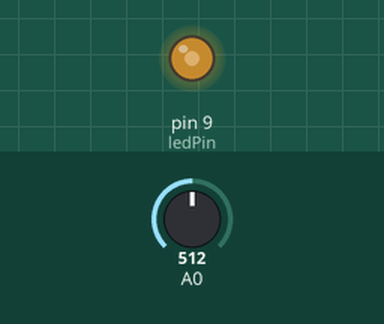
This sketch was run on a simulated Arduino Uno, built with avr-gcc and run on an emulated ATmega328P. Parts: output pins drawn as LEDs (lit = HIGH). The inputs (shaded band) are chosen by the test bench; at power-on: A0 = 512.

Above: at 1.2 s.
1.3 s: A0 set to 716
At 2.2 s:
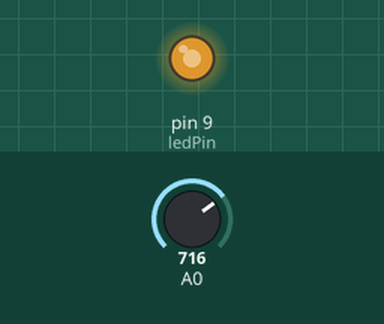
2.8 s: A0 set to 900
At 3.6 s:
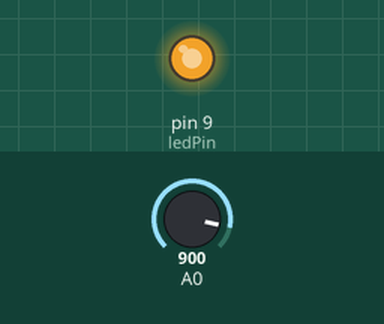
4.3 s: A0 set to 245
At 5.0 s:
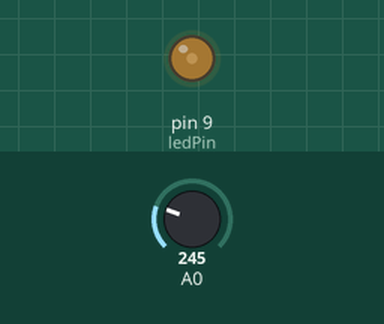
5.8 s: A0 set to 0
At 6.4 s:
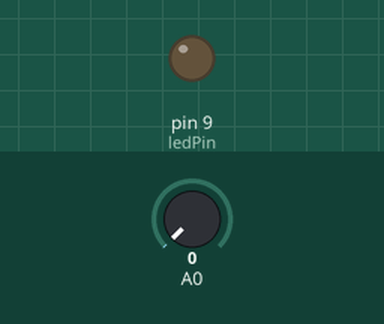
Timing chart, 0 to 8.3 s (numbered marks = the images above; inputs shaded):
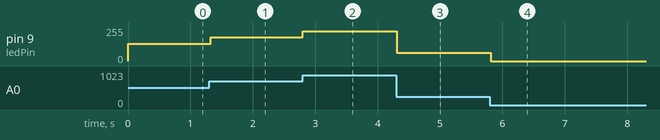

Measured:
- after the input at 1.3 s, pin 9 (ledPin): 128/255 → 179/255 at once
- after the input at 2.8 s, pin 9 (ledPin): 179/255 → 225/255 at once
- after the input at 4.3 s, pin 9 (ledPin): 225/255 → 61/255 at once
- after the input at 5.8 s, pin 9 (ledPin): 61/255 → 0/255 at once

The sketch:

sketch_feb27a.ino
```cpp
/*
int ledPin = 9;
int sensor = A0;

void setup() {
  // put your setup code here, to run once:
    Serial.begin(9600);
pinMode(ledPin, OUTPUT);

}

void loop() {
  // put your main code here, to run repeatedly:

  analogRead(sensor);
Serial.println(analogRead(sensor));
delay(500);
if (analogRead(sensor) == 0){
  digitalWrite(ledPin,LOW);

}
else if (analogRead(sensor) > 0 && analogRead(sensor) <120)
{
    for (int fadeValue = 0; fadeValue <=255; fadeValue +=5){
    analogWrite(ledPin, fadeValue);
    delay(100);
    }
   for(int fadeValue = 125; fadeValue >=0; fadeValue -=5){
    analogWrite(ledPin, fadeValue);
    delay(100);
  }
}
else if (analogRead(sensor) >= 120 && analogRead(sensor) <=800)
{
  for (int fadeValue = 0; fadeValue <=255; fadeValue +=5){
   analogWrite(ledPin, fadeValue);
   delay(20);
   }
  for(int fadeValue = 255; fadeValue >=0; fadeValue -=5){
    analogWrite(ledPin, fadeValue);
    delay(20);
  }
}
}

*/

int ledPin  = 9;

void setup(){
  Serial.begin(9600);
  }

 void loop()
 {
  int val = analogRead(A0);
  val /=4;
  if (val>255){
    val = 255;    }
    analogWrite(ledPin, val);
    delay(30);
 }
```
